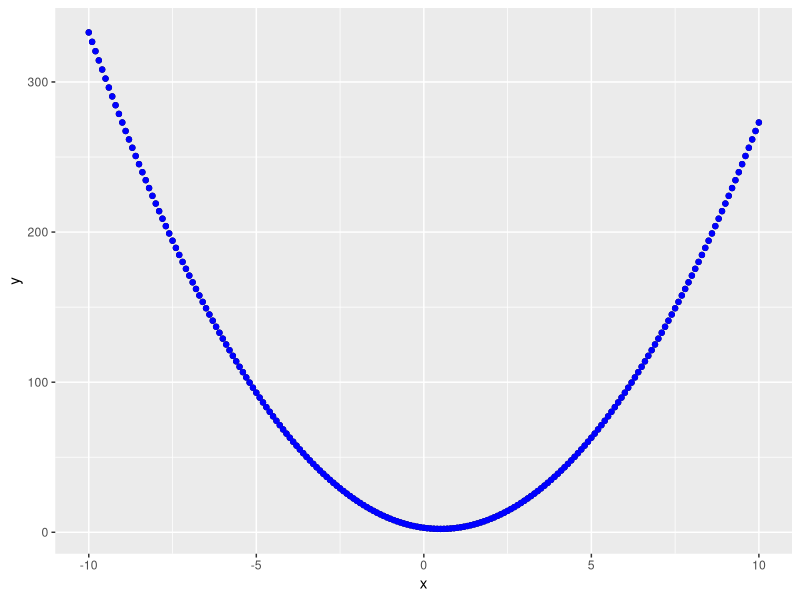
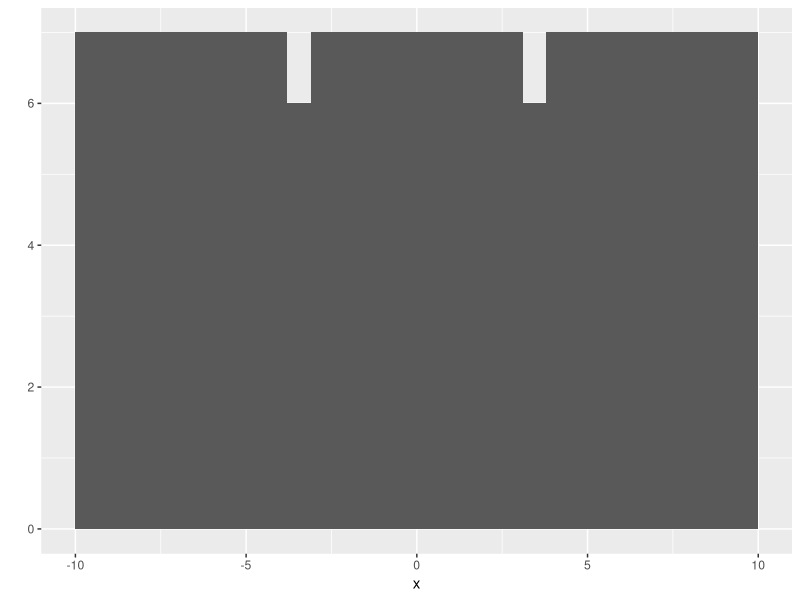

Here is the R script that generated these plots, in order:
library(ggplot2)

x<-seq(-10,10,by=.1)

# 3x^2 - 3x + 3

y <- unlist(lapply(x, function(n)3*n^2-3*n+3))

y1 <- sapply(x, function(n,a,b,c)a*n^2+b*n+c,3,-3,3)

qplot(x,y)+geom_point(colour="blue")

quad <- function(a,b,c){
  sapply(x, function(n,a,b,c)a*n^2+b*n+c,a,b,c)
}

qplot(x)